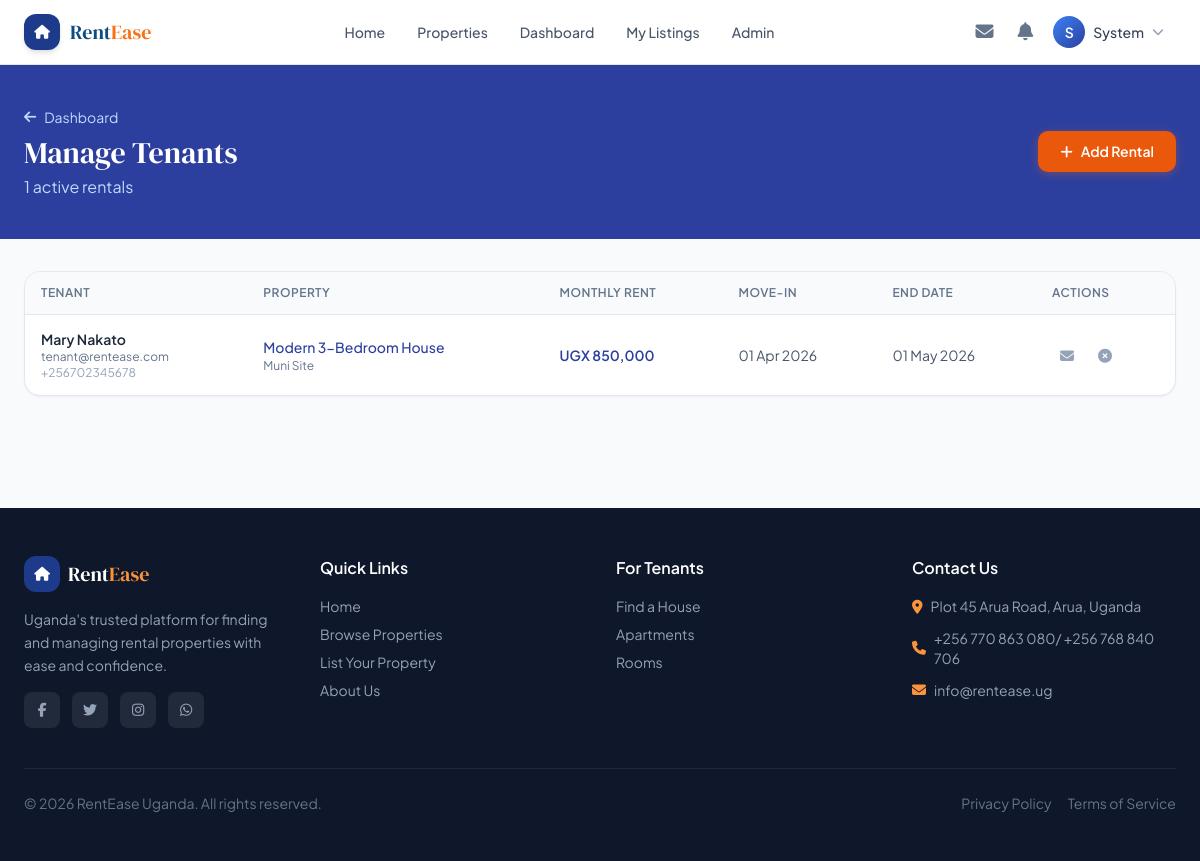
/pages/landlord/tenants.php (signed in), run on the app's committed database.
### tables this page shows
CREATE TABLE `users` (
  `id` int(11) NOT NULL AUTO_INCREMENT,
  `name` varchar(100) NOT NULL,
  `email` varchar(150) NOT NULL,
  `phone` varchar(20) DEFAULT NULL,
  `password_hash` varchar(255) NOT NULL,
  `role` enum('tenant','landlord','agent','admin') NOT NULL DEFAULT 'tenant',
  `avatar` varchar(255) DEFAULT NULL,
  `bio` text DEFAULT NULL,
  `is_active` tinyint(1) DEFAULT 1,
  `reset_token` varchar(100) DEFAULT NULL,
  `reset_token_expiry` datetime DEFAULT NULL,
  `created_at` timestamp NOT NULL DEFAULT current_timestamp(),
  `updated_at` timestamp NOT NULL DEFAULT current_timestamp() ON UPDATE current_timestamp(),
  PRIMARY KEY (`id`),
  UNIQUE KEY `email` (`email`)
);

CREATE TABLE `rentals` (
  `id` int(11) NOT NULL AUTO_INCREMENT,
  `property_id` int(11) NOT NULL,
  `tenant_id` int(11) NOT NULL,
  `start_date` date NOT NULL,
  `end_date` date DEFAULT NULL,
  `monthly_rent` decimal(10,2) NOT NULL,
  `deposit` decimal(10,2) DEFAULT NULL,
  `status` enum('active','expired','terminated','pending') DEFAULT 'pending',
  `notes` text DEFAULT NULL,
  `created_at` timestamp NOT NULL DEFAULT current_timestamp(),
  `updated_at` timestamp NOT NULL DEFAULT current_timestamp() ON UPDATE current_timestamp(),
  PRIMARY KEY (`id`),
  KEY `property_id` (`property_id`),
  KEY `tenant_id` (`tenant_id`),
  CONSTRAINT `rentals_ibfk_1` FOREIGN KEY (`property_id`) REFERENCES `properties` (`id`) ON DELETE CASCADE,
  CONSTRAINT `rentals_ibfk_2` FOREIGN KEY (`tenant_id`) REFERENCES `users` (`id`) ON DELETE CASCADE
);

CREATE TABLE `properties` (
  `id` int(11) NOT NULL AUTO_INCREMENT,
  `owner_id` int(11) NOT NULL,
  `title` varchar(200) NOT NULL,
  `description` text DEFAULT NULL,
  `property_type` enum('room','apartment','hostel','house','studio') NOT NULL,
  `price` decimal(10,2) NOT NULL,
  `location` varchar(255) NOT NULL,
  `address` text DEFAULT NULL,
  `city` varchar(100) DEFAULT NULL,
  `latitude` decimal(10,8) DEFAULT NULL,
  `longitude` decimal(11,8) DEFAULT NULL,
  `num_rooms` int(11) DEFAULT 1,
  `num_bathrooms` int(11) DEFAULT 1,
  `amenities` text DEFAULT NULL,
  `status` enum('available','occupied','maintenance','inactive','booked') DEFAULT NULL,
  `views` int(11) DEFAULT 0,
  `created_at` timestamp NOT NULL DEFAULT current_timestamp(),
  `updated_at` timestamp NOT NULL DEFAULT current_timestamp() ON UPDATE current_timestamp(),
  PRIMARY KEY (`id`),
  KEY `owner_id` (`owner_id`),
  CONSTRAINT `properties_ibfk_1` FOREIGN KEY (`owner_id`) REFERENCES `users` (`id`) ON DELETE CASCADE
);

### includes/config.php (called while the page is built, shortened)
<?php
function getDB(): PDO {
    static $pdo = null;
    if ($pdo === null) {
        try {
            $dsn = "mysql:host=" . DB_HOST . ";port=" . DB_PORT . ";dbname=" . DB_NAME . ";charset=utf8mb4";
            $pdo = new PDO($dsn, DB_USER, DB_PASS, [
                PDO::ATTR_ERRMODE => PDO::ERRMODE_EXCEPTION,
                PDO::ATTR_DEFAULT_FETCH_MODE => PDO::FETCH_ASSOC,
            ]);
        } catch (PDOException $e) {
            http_response_code(500);
            die(json_encode(['error' => 'Database connection failed']));
        }
    }
    return $pdo;
}
function isLoggedIn(): bool {
    return isset($_SESSION['user_id']);
}
function currentUser(): ?array {
    static $user = null;
    if ($user === null) {
        $db = getDB();
        $stmt = $db->prepare("SELECT id, name, email, phone, role, avatar FROM users WHERE id = ? AND is_active = 1");
        $stmt->execute([$_SESSION['user_id']]);
        $user = $stmt->fetch() ?: null;
    }
    return $user;
}
function requireRole(array $roles): void {
    $user = currentUser();
}
function sanitize(string $str): string {
    return htmlspecialchars(trim($str), ENT_QUOTES, 'UTF-8');
}
function formatPrice(float $amount): string {
    return 'UGX ' . number_format($amount, 0);
}

### pages/landlord/tenants.php (the view, shortened to what this page needs)
<?php
require_once __DIR__ . '/../../includes/config.php';
requireRole(['landlord','agent','admin']);
$user = currentUser();
$db = getDB();
$isAdmin = $user['role'] === 'admin';
$ownerJoin = $isAdmin ? '' : "AND p.owner_id = {$user['id']}";
$rentals = $db->query("
    SELECT r.*, p.title AS property_title, p.location, p.id AS pid,
           u.name AS tenant_name, u.email AS tenant_email, u.phone AS tenant_phone, u.id AS tid
    FROM rentals r
    JOIN properties p ON p.id=r.property_id
    JOIN users u ON u.id=r.tenant_id
    WHERE r.status='active' $ownerJoin
    ORDER BY r.start_date DESC
")->fetchAll();
include __DIR__ . '/../../includes/header.php';
?>
<div class="page-hero py-10">
    <div class="max-w-7xl mx-auto px-4 sm:px-6 flex items-center justify-between">
        <div>
            <a href="<?= APP_URL ?>/pages/landlord/dashboard.php" class="inline-flex items-center gap-2 text-blue-200 hover:text-white text-sm mb-2"><i class="fas fa-arrow-left"></i> Dashboard</a>
            <h1 class="font-display text-3xl text-white">Manage Tenants</h1>
            <p class="text-blue-200 mt-1"><?= count($rentals) ?> active rentals</p>
        </div>
        <button onclick="document.getElementById('addRentalModal').classList.remove('hidden')" class="btn-accent">
            <i class="fas fa-plus"></i> Add Rental
        </button>
    </div>
</div>
<div class="max-w-7xl mx-auto px-4 sm:px-6 py-8">
    <?php if (empty($rentals)): ?>
    <div class="text-center py-16 bg-white rounded-2xl border border-slate-200 shadow-sm text-slate-400">
        <i class="fas fa-users text-5xl mb-4 block opacity-20"></i>
        <p class="font-medium text-slate-500">No active tenants</p>
        <button onclick="document.getElementById('addRentalModal').classList.remove('hidden')" class="btn-primary mt-4">
            <i class="fas fa-plus"></i> Add Rental
        </button>
    </div>
    <?php else: ?>
    <div class="bg-white rounded-2xl border border-slate-200 shadow-sm overflow-hidden">
        <div class="overflow-x-auto">
            <table class="data-table">
                <thead><tr><th>Tenant</th><th>Property</th><th>Monthly Rent</th><th>Move-in</th><th>End Date</th><th>Actions</th></tr></thead>
                <tbody>
                <?php foreach ($rentals as $r): ?>
                <tr>
                    <td>
                        <p class="text-sm font-semibold text-slate-800"><?= sanitize($r['tenant_name']) ?></p>
                        <p class="text-xs text-slate-500"><?= sanitize($r['tenant_email']) ?></p>
                        <p class="text-xs text-slate-400"><?= sanitize($r['tenant_phone']??'') ?></p>
                    </td>
                    <td>
                        <a href="<?= APP_URL ?>/pages/property.php?id=<?= $r['pid'] ?>" class="text-sm text-primary-700 hover:underline font-medium"><?= sanitize($r['property_title']) ?></a>
                        <p class="text-xs text-slate-500"><?= sanitize($r['location']) ?></p>
                    </td>
                    <td class="text-sm font-semibold text-primary-700"><?= formatPrice($r['monthly_rent']) ?></td>
                    <td class="text-sm text-slate-600"><?= date('d M Y', strtotime($r['start_date'])) ?></td>
                    <td class="text-sm text-slate-600"><?= $r['end_date'] ? date('d M Y', strtotime($r['end_date'])) : '<span class="text-green-600 font-medium">Ongoing</span>' ?></td>
                    <td>
                        <div class="flex gap-2">
                            <a href="<?= APP_URL ?>/pages/messages.php?new=<?= $r['tid'] ?>" class="p-2 text-slate-400 hover:text-primary-600 hover:bg-blue-50 rounded-lg transition-colors"><i class="fas fa-envelope text-sm"></i></a>
                            <button onclick="confirmAction('End this rental agreement?', ()=>window.location='<?= APP_URL ?>/pages/landlord/tenants.php?end_rental=<?= $r['id'] ?>')"
                                    class="p-2 text-slate-400 hover:text-red-500 hover:bg-red-50 rounded-lg transition-colors"><i class="fas fa-times-circle text-sm"></i></button>
                        </div>
                    </td>
                </tr>
                <?php endforeach; ?>
                </tbody>
            </table>
        </div>
    </div>
    <?php endif; ?>
</div>
<?php include __DIR__ . '/../../includes/footer.php'; ?>

### includes/header.php (shortened to what this page needs)
<?php
$user = currentUser();
?>
<!DOCTYPE html>
<html lang="en">
<head>
<script src="https://cdn.tailwindcss.com"></script>
<link rel="stylesheet" href="https://cdnjs.cloudflare.com/ajax/libs/font-awesome/6.5.0/css/all.min.css">
<link rel="stylesheet" href="<?= APP_URL ?>/assets/css/style.css?v=<?= filemtime(__DIR__ . '/../assets/css/style.css') ?>">
</head>
<body class="bg-slate-50 font-sans text-slate-800 min-h-screen">
<nav class="navbar fixed top-0 left-0 right-0 z-50 bg-white/95 backdrop-blur-md border-b border-slate-200 shadow-sm">
    <div class="max-w-7xl mx-auto px-4 sm:px-6">
        <div class="flex items-center justify-between h-16">
            <a href="<?= APP_URL ?>/index.php" class="flex items-center gap-2.5 group">
                <div class="w-9 h-9 bg-blue-900 rounded-xl flex items-center justify-center shadow-md group-hover:scale-105 transition-transform">
                    <i class="fas fa-home text-white text-sm"></i>
                </div>
                <span class="font-display text-xl text-primary-800">Rent<span class="text-accent-500">Ease</span></span>
            </a>
            <div class="hidden md:flex items-center gap-1">
                <a href="<?= APP_URL ?>/index.php" class="nav-link <?= basename($_SERVER['PHP_SELF']) === 'index.php' ? 'active' : '' ?>">Home</a>
                <a href="<?= APP_URL ?>/pages/search.php" class="nav-link">Properties</a>
                <?php if ($user): ?>
                    <?php if (in_array($user['role'], ['landlord','agent','admin'])): ?>
                    <a href="<?= APP_URL ?>/pages/landlord/dashboard.php" class="nav-link">Dashboard</a>
                    <a href="<?= APP_URL ?>/pages/landlord/properties.php" class="nav-link">My Listings</a>
                    <?php endif; ?>
                    <?php if ($user['role'] === 'admin'): ?>
                    <a href="<?= APP_URL ?>/pages/admin/dashboard.php" class="nav-link">Admin</a>
                    <?php endif; ?>
                <?php endif; ?>
            </div>
            <div class="flex items-center gap-2">
                <?php if ($user): ?>
                    <a href="<?= APP_URL ?>/pages/messages.php" class="relative p-2 text-slate-500 hover:text-primary-700 hover:bg-primary-50 rounded-lg transition-colors">
                        <i class="fas fa-envelope text-lg"></i>
                    </a>
                    <a href="<?= APP_URL ?>/pages/notifications.php" class="relative p-2 text-slate-500 hover:text-primary-700 hover:bg-primary-50 rounded-lg transition-colors">
                        <i class="fas fa-bell text-lg"></i>
                    </a>
                    <div class="relative" x-data="{ open: false }">
                        <button onclick="toggleDropdown('userMenu')" class="flex items-center gap-2 pl-1 pr-3 py-1 rounded-full hover:bg-slate-100 transition-colors">
                            <div class="w-8 h-8 rounded-full bg-gradient-to-br from-primary-500 to-primary-700 flex items-center justify-center text-white text-sm font-semibold">
                                <?= strtoupper(substr($user['name'], 0, 1)) ?>
                            </div>
                            <span class="hidden sm:block text-sm font-medium text-slate-700"><?= sanitize(explode(' ', $user['name'])[0]) ?></span>
                            <i class="fas fa-chevron-down text-xs text-slate-400"></i>
                        </button>
                    </div>
                <?php else: ?>
                    <a href="<?= APP_URL ?>/pages/login.php" class="btn-outline text-sm">Sign In</a>
                    <a href="<?= APP_URL ?>/pages/register.php" class="btn-primary text-sm">Get Started</a>
                <?php endif; ?>
            </div>
        </div>
    </div>
</nav>
<div class="h-16"></div>

### assets/css/style.css (style rules this page uses)
:root { --primary: #0f4c81; --primary-light: #1d6bb5; --accent: #f97316; --accent-dark: #ea580c; --success: #10b981; --warning: #f59e0b; --danger: #ef4444; --shadow-sm: 0 1px 3px rgba(0,0,0,0.08), 0 1px 2px rgba(0,0,0,0.05); --shadow-md: 0 4px 12px rgba(0,0,0,0.10), 0 2px 6px rgba(0,0,0,0.07); --shadow-lg: 0 10px 30px rgba(0,0,0,0.12), 0 4px 12px rgba(0,0,0,0.08); --radius: 12px; --radius-lg: 20px; }
*, *::before, *::after { box-sizing: border-box; }
body { font-family: 'Plus Jakarta Sans', sans-serif; background: #f8fafc; color: #1e293b; }
.nav-link { display: inline-flex; align-items: center; padding: 6px 14px; border-radius: 8px; font-size: 14px; font-weight: 500; color: #475569; text-decoration: none; transition: all 0.2s; }
.btn-accent { display: inline-flex; align-items: center; gap: 8px; padding: 10px 22px; background: #ea580c; color: white; font-weight: 600; font-size: 14px; border-radius: 10px; border: none; cursor: pointer; text-decoration: none; transition: all 0.2s; box-shadow: 0 2px 8px rgba(249,115,22,0.3); }
.page-hero { background: #2d3f9e; padding: 60px 0 40px; color: white; position: relative; overflow: hidden; }
.data-table { width: 100%; border-collapse: collapse; font-size: 14px; }
.data-table th { background: #f8fafc; padding: 12px 16px; text-align: left; font-weight: 600; font-size: 12px; color: #64748b; text-transform: uppercase; letter-spacing: 0.5px; border-bottom: 1px solid #e2e8f0; }
.data-table td { padding: 14px 16px; border-bottom: 1px solid #f1f5f9; vertical-align: middle; }
.data-table tr:last-child td { border-bottom: none; }

### data on the page
users: name "S", name "System"
rentals: tenant.name "Mary Nakato", tenant.email "tenant@rentease.com", tenant.phone "+256702345678", property.title "Modern 3-Bedroom House", property.location "Muni Site", monthly_rent "UGX 850,000", start_date "01 Apr 2026", end_date "01 May 2026"

### other printed values
count($rentals) "1"
